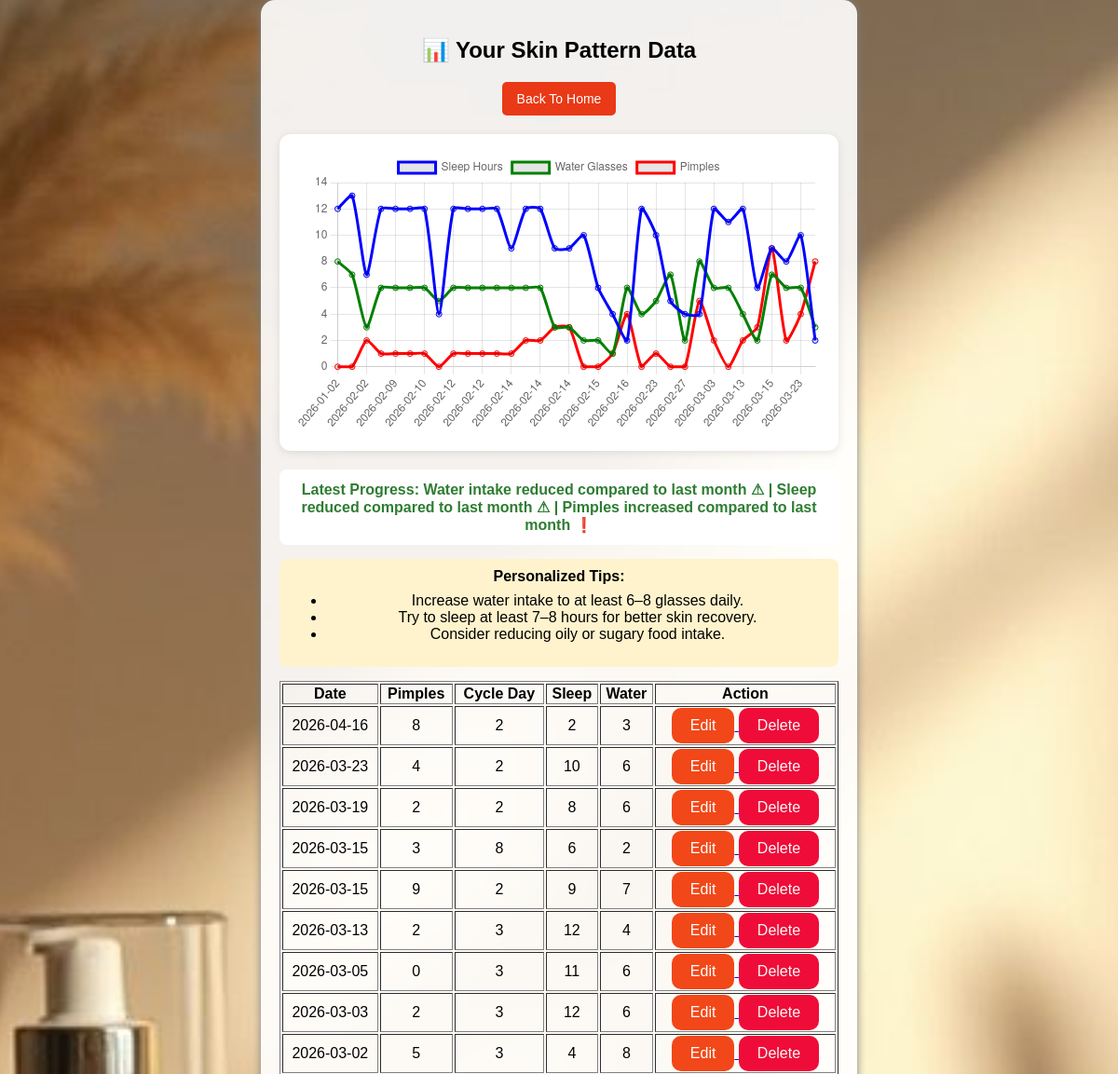
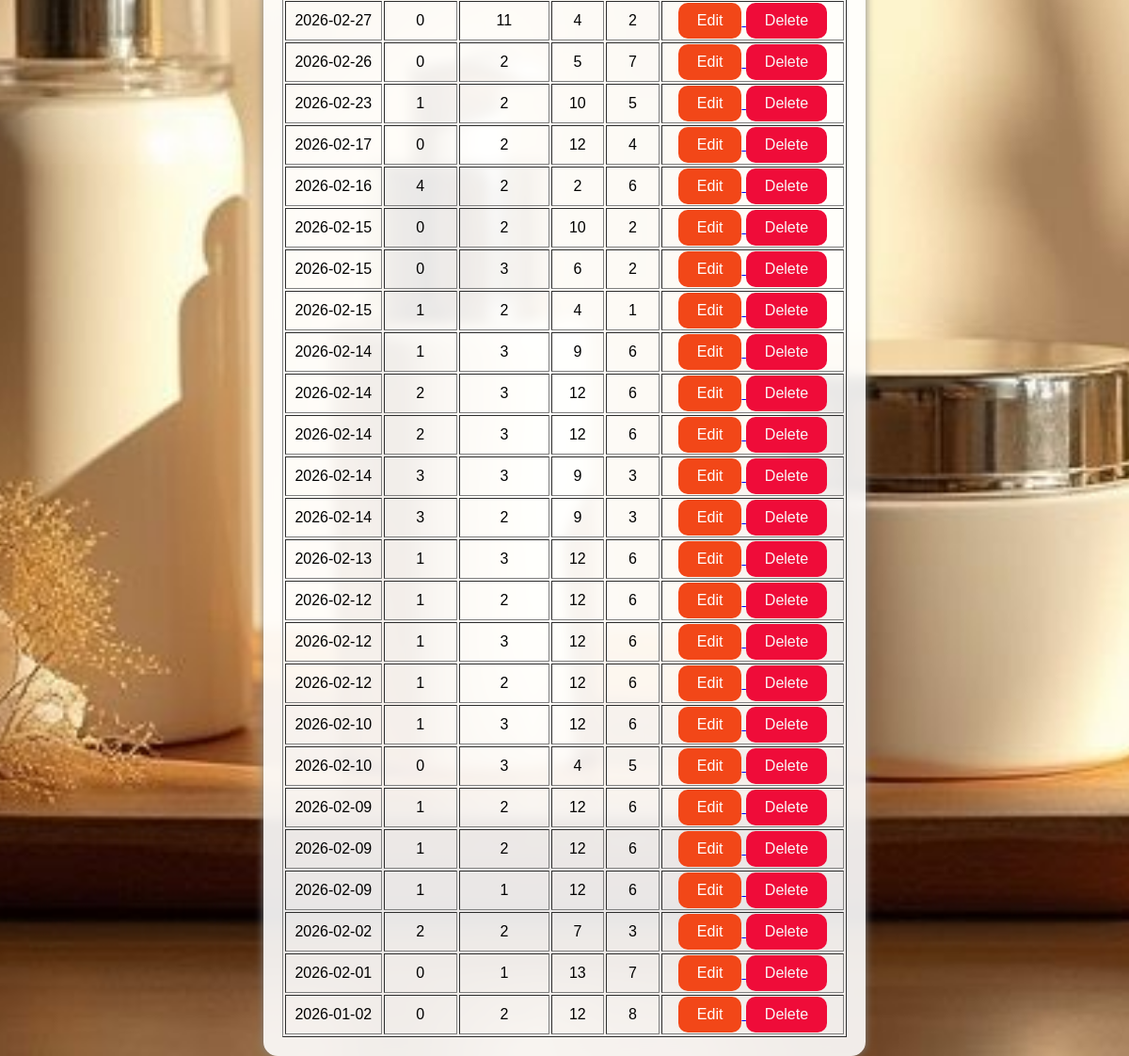
Screenshot of /view_skin_data (signed in) with the database file from the repository (2 pictures, top to bottom).
### tables this page shows
CREATE TABLE skin_pattern (
    id INTEGER PRIMARY KEY AUTOINCREMENT,
    username TEXT NOT NULL,
    date TEXT NOT NULL,
    cycle_start_date TEXT NOT NULL,
    cycle_end_date TEXT NOT NULL,
    cycle_day INTEGER NOT NULL,
    pimples INTEGER NOT NULL,
    pimple_occurrence TEXT NOT NULL,
    sleep_hours REAL NOT NULL,
    water_glasses REAL NOT NULL
);

### app.py (the view)
@app.route("/view_skin_data")
def view_skin_data():
    username = session.get("user")
    if not username:
        flash("Login required")
        return redirect("/login")
    conn = get_db()
    cursor = conn.cursor()
    cursor.execute("""
        SELECT id, date, cycle_day, pimples, sleep_hours, water_glasses
        FROM skin_pattern
        WHERE username = ?
        ORDER BY date DESC
    """, (username,))
    rows = cursor.fetchall()
    data = []
    for r in rows:
        data.append({
            "id": r[0],
            "date": r[1],
            "cycle_day": r[2],
            "pimples": int(r[3]),
            "sleep_hours": int(r[4]),
            "water_glasses": int(r[5])
        })
    from collections import defaultdict
    from datetime import datetime
    monthly_data = defaultdict(lambda: {"pimples": [], "sleep": [], "water": []})
    for r in rows:
        date_obj = datetime.strptime(r[1], "%Y-%m-%d")
        month_key = date_obj.strftime("%Y-%m")
        monthly_data[month_key]["pimples"].append(int(r[3]))
        monthly_data[month_key]["sleep"].append(int(r[4]))
        monthly_data[month_key]["water"].append(int(r[5]))
    sorted_months = sorted(monthly_data.keys(), reverse=True)
    improvement_message = ""
    if len(sorted_months) >= 2:
        current_month = sorted_months[0]
        previous_month = sorted_months[1]
        def avg(lst):
            return sum(lst) / len(lst) if lst else 0
        curr_pimples = avg(monthly_data[current_month]["pimples"])
        curr_sleep = avg(monthly_data[current_month]["sleep"])
        curr_water = avg(monthly_data[current_month]["water"])
        prev_pimples = avg(monthly_data[previous_month]["pimples"])
        prev_sleep = avg(monthly_data[previous_month]["sleep"])
        prev_water = avg(monthly_data[previous_month]["water"])
        messages = []
        if curr_water > prev_water:
            messages.append("Water intake improved compared to last month 👍")
        elif curr_water < prev_water:
            messages.append("Water intake reduced compared to last month ⚠")
        if curr_sleep > prev_sleep:
            messages.append("Sleep improved compared to last month 😴")
        elif curr_sleep < prev_sleep:
            messages.append("Sleep reduced compared to last month ⚠")
        if curr_pimples < prev_pimples:
            messages.append("Pimples reduced compared to last month 👍")
        elif curr_pimples > prev_pimples:
            messages.append("Pimples increased compared to last month ❗")
        if not messages:
            messages.append("No major changes compared to last month.")
        improvement_message = " | ".join(messages)
    elif len(sorted_months) == 1:
        improvement_message = "Add more monthly data to see progress comparison."
    personalized_tips = []
    if len(rows) >= 1:
        latest = rows[0]
        latest_pimples = int(latest[3])
        latest_sleep = int(latest[4])
        latest_water = int(latest[5])
        if latest_water < 5:
            personalized_tips.append("Increase water intake to at least 6–8 glasses daily.")
        if latest_sleep < 7:
            personalized_tips.append("Try to sleep at least 7–8 hours for better skin recovery.")
        if latest_pimples >= 3:
            personalized_tips.append("Consider reducing oily or sugary food intake.")
    if not personalized_tips:
        personalized_tips.append("Great job! Your latest entry looks good. Keep it up 👍")
    cursor.execute("""
        SELECT date, sleep_hours, water_glasses, pimples
        FROM skin_pattern
        WHERE username = ?
        ORDER BY date ASC
    """, (username,))
    graph_rows = cursor.fetchall()
    graph_data = {
        "dates": [r[0] for r in graph_rows],
        "sleep": [r[1] for r in graph_rows],
        "water": [r[2] for r in graph_rows],
        "pimples": [r[3] for r in graph_rows]
    }
    conn.close()
    return render_template(
        "view_skin_data.html",
        records=data,
        improvement=improvement_message,
        tips=personalized_tips,
        graph_data=graph_data  # Pass to template
    )

### app.py (called while the page is built)
def get_db():
    conn = sqlite3.connect("userdb.db")
    conn.row_factory = sqlite3.Row
    return conn

### templates/view_skin_data.html (shortened to what this page needs)
<!DOCTYPE html>
<html>
<head>
    <link rel="stylesheet" href="/static/css/style.css">
</head>
<body>
<div class="container">
<h2>📊 Your Skin Pattern Data</h2>
<div style="margin-bottom: 15px;">
    <a href="/">
        <button style="
            padding:10px 16px;
            background-color:hsl(10, 83%, 50%);
            color:white;
            border:none;
            border-radius:5px;
            cursor:pointer;
            font-size:14px;">
             Back To Home
        </button>
    </a>
</div>
<div class="chart-container">
    <canvas id="progressChart"></canvas>
</div>
{% if improvement %}
    <div style="
        margin-bottom:15px;
        padding:12px;
        background:white;  /* light blue strip like old version */
        border-radius:8px;
        text-align:center;
    ">
        <span style="font-weight:bold; color:#2e7d32;">
            Latest Progress: {{ improvement }}
        </span>
    </div>
{% endif %}
{% if tips %}
    <div style="
        margin-bottom:15px;
        padding:10px;
        background:#fff3cd;
        border-radius:8px;
    ">
        <strong>Personalized Tips:</strong>
        <ul style="margin-top:8px;">
            {% for tip in tips %}
                <li>{{ tip }}</li>
            {% endfor %}
        </ul>
    </div>
{% endif %}
<table border="1" width="100%">
<tr>
<th>Date</th>
<th>Pimples</th>
<th>Cycle Day</th>
<th>Sleep</th>
<th>Water</th>
<th>Action</th>
</tr>
{% if records %}
{% for r in records %}
<tr>
<td>{{ r.date }}</td>
<td>{{ r.pimples }}</td>
<td>{{ r.cycle_day }}</td>
<td>{{ r.sleep_hours|int }}</td>
<td>{{ r.water_glasses|int }}</td>
<td>
    <a href="/edit/{{ r.id }}">
        <button>Edit</button>
    </a>
    <a href="/delete/{{ r.id }}"
       onclick="return confirm('Are you sure you want to delete this record?')">
        <button style="background-color:rgb(239, 12, 57); color:hsl(0, 20%, 97%);">
            Delete
        </button>
    </a>
</td>
</tr>
{% endfor %}
{% else %}
<tr>
    <td colspan="6" style="text-align:center; padding:15px;">
        No records found. Add new entries to start tracking your skin progress.
    </td>
</tr>
{% endif %}
</table>
</div>
<script>
const ctx = document.getElementById('progressChart').getContext('2d');
const chartData = {{ graph_data | tojson }};
const progressChart = new Chart(ctx, {
    type: 'line',
    data: {
        labels: chartData.dates,
        datasets: [
            {
                label: 'Sleep Hours',
                data: chartData.sleep,
                borderColor: 'blue',
                fill: false,
                tension: 0.2
            },
            {
                label: 'Water Glasses',
                data: chartData.water,
                borderColor: 'green',
                fill: false,
                tension: 0.2
            },
            {
                label: 'Pimples',
                data: chartData.pimples,
                borderColor: 'red',
                fill: false,
                tension: 0.2
            }
        ]
    },
    options: {
        responsive: true,
        maintainAspectRatio: false,  // CSS height is used
        plugins: {
            legend: {
                position: 'top'
            }
        }
    }
});
</script>
</body>
</html>

### static/css/style.css (style rules this page uses)
body { font-family: Arial; background: linear-gradient(to right, #f8f5f6, #e8e1e1); text-align: center; }
.container { background: white; width: 50%; margin: auto; padding: 20px; border-radius: 15px; box-shadow: 0 0 10px gray; }
button { background: hsl(13, 89%, 52%); color: white; padding: 10px 20px; border: none; border-radius: 10px; font-size: 16px; }
.container, .card, .login-box { background: rgba(255, 255, 255, 0.9); backdrop-filter: blur(6px); }
body { margin: 0; min-height: 100vh; background: url("../images/feedback-bg.jpeg") no-repeat center center fixed; background-size: cover; }

### templates/view_skin_data.html (style rules this page uses)
.chart-container { background-color: white; padding: 20px; border-radius: 12px; box-shadow: 0 2px 10px rgba(0,0,0,0.1); max-width: 700px; margin: 20px auto; }
#progressChart { width: 100% !important; height: 300px !important; }

### rows the page displays
skin_pattern: date "2026-04-16", pimples "8", cycle_day "2", sleep_hours "2", water_glasses "3"
skin_pattern: date "2026-03-23", pimples "4", cycle_day "2", sleep_hours "10", water_glasses "6"
skin_pattern: date "2026-03-19", pimples "2", cycle_day "2", sleep_hours "8", water_glasses "6"
skin_pattern: date "2026-03-15", pimples "3", cycle_day "8", sleep_hours "6", water_glasses "2"
skin_pattern: date "2026-03-15", pimples "9", cycle_day "2", sleep_hours "9", water_glasses "7"
skin_pattern: date "2026-03-13", pimples "2", cycle_day "3", sleep_hours "12", water_glasses "4"
skin_pattern: date "2026-03-05", pimples "0", cycle_day "3", sleep_hours "11", water_glasses "6"
skin_pattern: date "2026-03-03", pimples "2", cycle_day "3", sleep_hours "12", water_glasses "6"
skin_pattern: date "2026-03-02", pimples "5", cycle_day "3", sleep_hours "4", water_glasses "8"
skin_pattern: date "2026-02-27", pimples "0", cycle_day "11", sleep_hours "4", water_glasses "2"
skin_pattern: date "2026-02-26", pimples "0", cycle_day "2", sleep_hours "5", water_glasses "7"
skin_pattern: date "2026-02-23", pimples "1", cycle_day "2", sleep_hours "10", water_glasses "5"
skin_pattern: date "2026-02-17", pimples "0", cycle_day "2", sleep_hours "12", water_glasses "4"
skin_pattern: date "2026-02-16", pimples "4", cycle_day "2", sleep_hours "2", water_glasses "6"
skin_pattern: date "2026-02-15", pimples "0", cycle_day "2", sleep_hours "10", water_glasses "2"
skin_pattern: date "2026-02-15", pimples "0", cycle_day "3", sleep_hours "6", water_glasses "2"
skin_pattern: date "2026-02-15", pimples "1", cycle_day "2", sleep_hours "4", water_glasses "1"
skin_pattern: date "2026-02-14", pimples "1", cycle_day "3", sleep_hours "9", water_glasses "6"
skin_pattern: date "2026-02-14", pimples "2", cycle_day "3", sleep_hours "12", water_glasses "6"
skin_pattern: date "2026-02-14", pimples "2", cycle_day "3", sleep_hours "12", water_glasses "6"
skin_pattern: date "2026-02-14", pimples "3", cycle_day "3", sleep_hours "9", water_glasses "3"
skin_pattern: date "2026-02-14", pimples "3", cycle_day "2", sleep_hours "9", water_glasses "3"
skin_pattern: date "2026-02-13", pimples "1", cycle_day "3", sleep_hours "12", water_glasses "6"
skin_pattern: date "2026-02-12", pimples "1", cycle_day "2", sleep_hours "12", water_glasses "6"
skin_pattern: date "2026-02-12", pimples "1", cycle_day "3", sleep_hours "12", water_glasses "6"
skin_pattern: date "2026-02-12", pimples "1", cycle_day "2", sleep_hours "12", water_glasses "6"
skin_pattern: date "2026-02-10", pimples "1", cycle_day "3", sleep_hours "12", water_glasses "6"
skin_pattern: date "2026-02-10", pimples "0", cycle_day "3", sleep_hours "4", water_glasses "5"
skin_pattern: date "2026-02-09", pimples "1", cycle_day "2", sleep_hours "12", water_glasses "6"
skin_pattern: date "2026-02-09", pimples "1", cycle_day "2", sleep_hours "12", water_glasses "6"
skin_pattern: date "2026-02-09", pimples "1", cycle_day "1", sleep_hours "12", water_glasses "6"
skin_pattern: date "2026-02-02", pimples "2", cycle_day "2", sleep_hours "7", water_glasses "3"
skin_pattern: date "2026-02-01", pimples "0", cycle_day "1", sleep_hours "13", water_glasses "7"
skin_pattern: date "2026-01-02", pimples "0", cycle_day "2", sleep_hours "12", water_glasses "8"

### other values shown
{{ improvement }} "Water intake reduced compared to last month ⚠ | Sleep reduced compared to last month ⚠ | Pimples increased compared to last month ❗"
{{ tip }} "Increase water intake to at least 6–8 glasses daily." "Try to sleep at least 7–8 hours for better skin recovery." "Consider reducing oily or sugary food intake."
